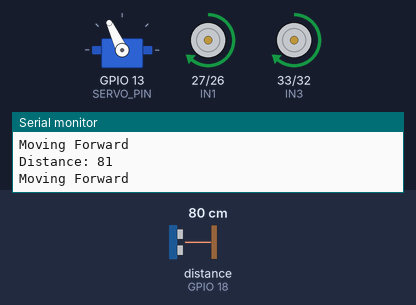
This sketch was run on a simulated ESP32. On the bench: servo, motor-driver pin pairs drawn as motors (green arrow = first pin HIGH = forward, orange = second pin HIGH = backward, longer = more drive, scaled by the enable pin), the last lines printed to the serial monitor. The inputs (shaded band) are chosen by the test bench; at power-on: distance to the obstacle (sensor on GPIO 18) 80 cm. The echo pulse lasts 58.3 µs per cm.

Above: at 3.2 s.
3.3 s: distance to the obstacle (sensor on GPIO 18) set to 17 cm
4.9 s: distance to the obstacle (sensor on GPIO 18) set to 13 cm
At 6.8 s:
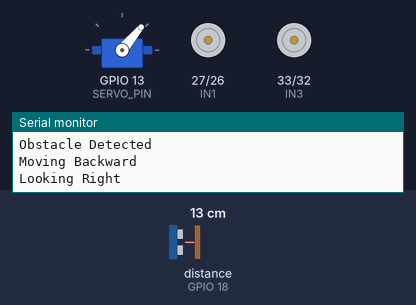
At 9.0 s:
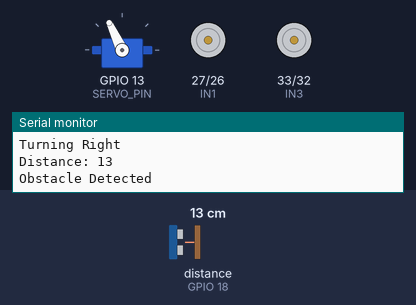
10.9 s: distance to the obstacle (sensor on GPIO 18) set to 18 cm
13.6 s: distance to the obstacle (sensor on GPIO 18) set to 2 cm
At 16.3 s:
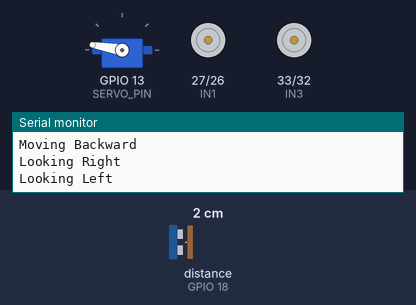
Timing chart, 0 to 17.6 s (numbered marks = the images above; inputs shaded):
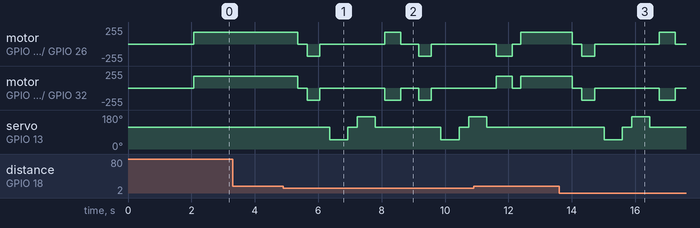

Measured:
- the behaviour switches between 16 and 15 cm on distance to the obstacle (sensor on GPIO 18) (found by bisection; images 0 and 1)

The sketch:

distance_sensor.ino
```cpp
#include <NewPing.h>
#include <ESP32Servo.h>

// -------------------- Ultrasonic Pins --------------------
#define TRIG_PIN 5
#define ECHO_PIN 18
#define MAX_DISTANCE 200

// -------------------- Motor Pins --------------------
#define ENA 14
#define IN1 27
#define IN2 26

#define ENB 25
#define IN3 33
#define IN4 32

// -------------------- Servo Pin --------------------
#define SERVO_PIN 13

// -------------------- Objects --------------------
NewPing sonar(TRIG_PIN, ECHO_PIN, MAX_DISTANCE);
Servo myservo;

// -------------------- Variables --------------------
int distance = 100;

// ======================================================
// SETUP
// ======================================================

void setup() {

  Serial.begin(115200);

  // Motor Pins
  pinMode(IN1, OUTPUT);
  pinMode(IN2, OUTPUT);

  pinMode(IN3, OUTPUT);
  pinMode(IN4, OUTPUT);

  pinMode(ENA, OUTPUT);
  pinMode(ENB, OUTPUT);

  // Servo Setup
  myservo.attach(SERVO_PIN);
  myservo.write(115);

  Serial.println("Robot Starting...");

  delay(2000);

  distance = readPing();
}

// ======================================================
// LOOP
// ======================================================

void loop() {

  Serial.print("Distance: ");
  Serial.println(distance);

  if (distance <= 15) {

    Serial.println("Obstacle Detected");

    stopMotors();
    delay(300);

    Serial.println("Moving Backward");
    moveBackward();
    delay(400);

    stopMotors();
    delay(300);

    int rightDistance = lookRight();
    delay(300);

    int leftDistance = lookLeft();
    delay(300);

    Serial.print("Right Distance: ");
    Serial.println(rightDistance);

    Serial.print("Left Distance: ");
    Serial.println(leftDistance);

    if (rightDistance >= leftDistance) {

      Serial.println("Turning Right");
      turnRight();

    } else {

      Serial.println("Turning Left");
      turnLeft();
    }

    stopMotors();

  } else {

    Serial.println("Moving Forward");
    moveForward();
  }

  distance = readPing();

  delay(200);
}

// ======================================================
// ULTRASONIC FUNCTIONS
// ======================================================

int readPing() {

  delay(70);

  int cm = sonar.ping_cm();

  if (cm == 0) {
    cm = 250;
  }

  return cm;
}

// ======================================================
// SERVO LOOK FUNCTIONS
// ======================================================

int lookRight() {

  Serial.println("Looking Right");

  myservo.write(50);

  delay(500);

  int distance = readPing();

  myservo.write(115);

  return distance;
}

int lookLeft() {

  Serial.println("Looking Left");

  myservo.write(170);

  delay(500);

  int distance = readPing();

  myservo.write(115);

  return distance;
}

// ======================================================
// MOTOR FUNCTIONS
// ======================================================

void moveForward() {

  digitalWrite(IN1, HIGH);
  digitalWrite(IN2, LOW);

  digitalWrite(IN3, HIGH);
  digitalWrite(IN4, LOW);

  analogWrite(ENA, 180);
  analogWrite(ENB, 180);
}

void moveBackward() {

  digitalWrite(IN1, LOW);
  digitalWrite(IN2, HIGH);

  digitalWrite(IN3, LOW);
  digitalWrite(IN4, HIGH);

  analogWrite(ENA, 180);
  analogWrite(ENB, 180);
}

void stopMotors() {

  digitalWrite(IN1, LOW);
  digitalWrite(IN2, LOW);

  digitalWrite(IN3, LOW);
  digitalWrite(IN4, LOW);
}

void turnRight() {

  digitalWrite(IN1, HIGH);
  digitalWrite(IN2, LOW);

  digitalWrite(IN3, LOW);
  digitalWrite(IN4, HIGH);

  delay(500);
}

void turnLeft() {

  digitalWrite(IN1, LOW);
  digitalWrite(IN2, HIGH);

  digitalWrite(IN3, HIGH);
  digitalWrite(IN4, LOW);

  delay(500);
}
```
